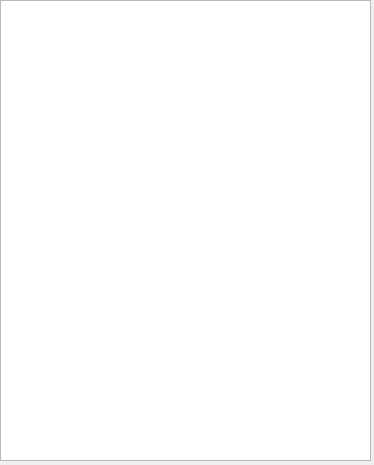
<?xml version="1.0" encoding="UTF-8"?>
<ui version="4.0">
 <class>Form</class>
 <widget class="QWidget" name="Form">
  <property name="geometry">
   <rect>
    <x>0</x>
    <y>0</y>
    <width>374</width>
    <height>465</height>
   </rect>
  </property>
  <property name="windowTitle">
   <string>使用说明</string>
  </property>
  <widget class="QTextBrowser" name="textBrowser">
   <property name="geometry">
    <rect>
     <x>0</x>
     <y>0</y>
     <width>371</width>
     <height>461</height>
    </rect>
   </property>
  </widget>
 </widget>
 <resources/>
 <connections/>
</ui>
